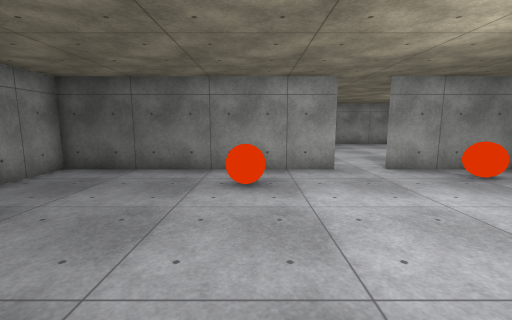
view 1 (above)

17 first-person views from a walk through a scene from a Unity 3-D project. The camera is 1.5 m above the floor, tilts 8° down and sees 90° across. The floor is counted in squares, 1 m on a side. Each view is taken from the middle of a square. On the plan, view 1 faces up. The plan holds only what a view shows up to about 13 squares ahead; the rest is blank. The player is left out. Surface patterns are stand-ins for the level's own textures.

view 2
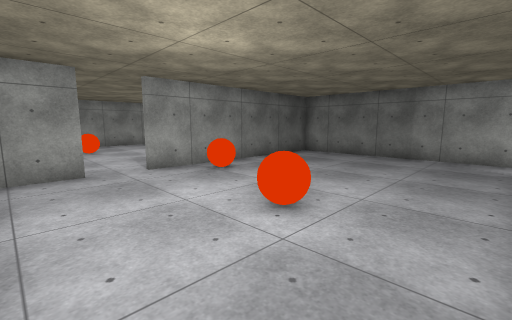

view 3
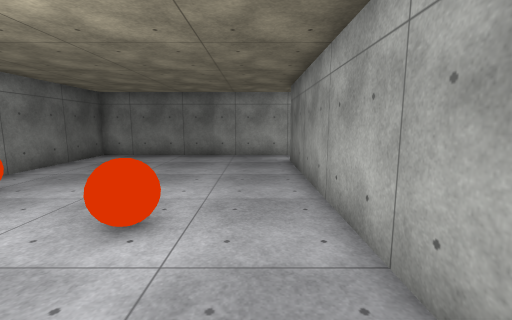

view 4
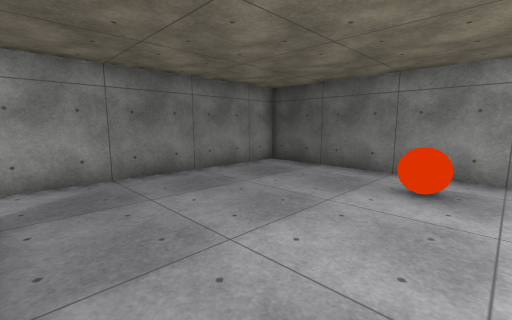

view 5
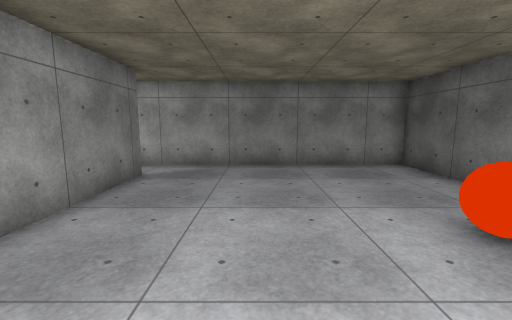

view 6
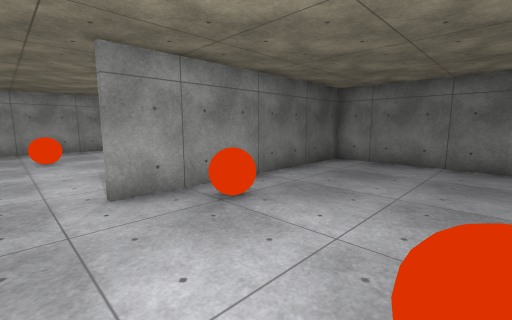

view 7
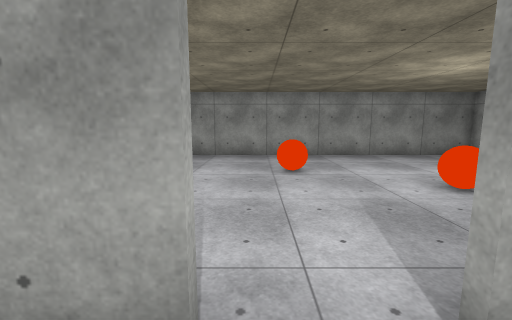

view 8
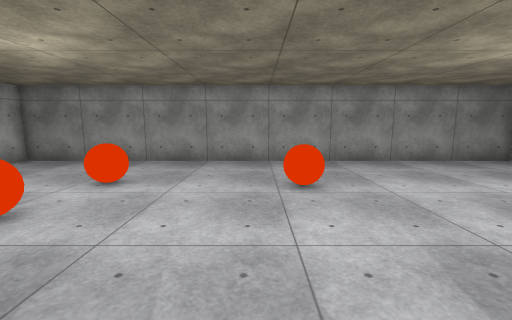

view 9
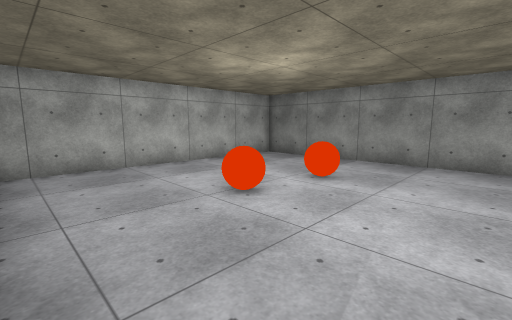

view 10
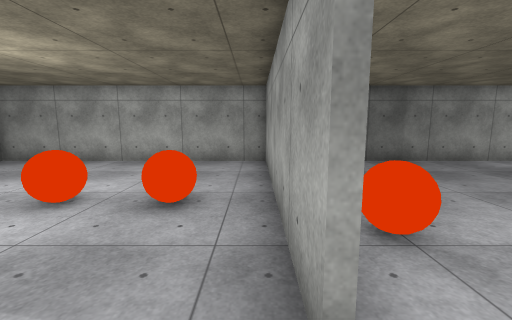

view 11
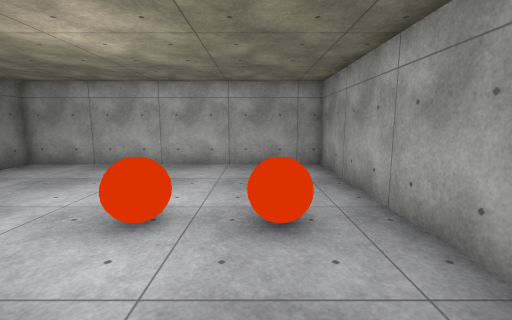

view 12
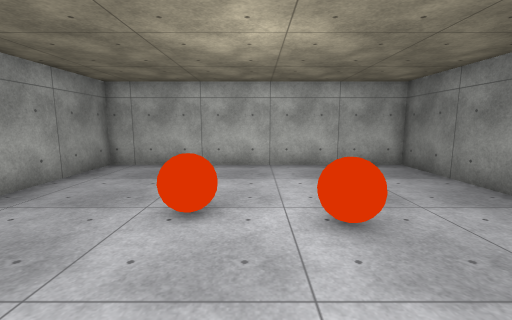

view 13
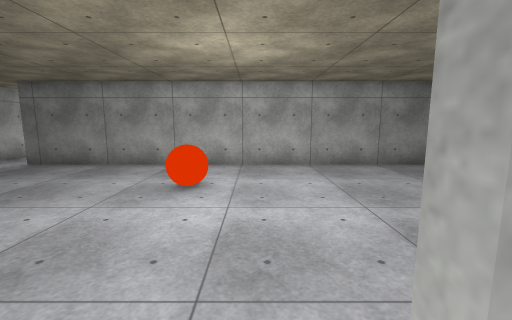

view 14
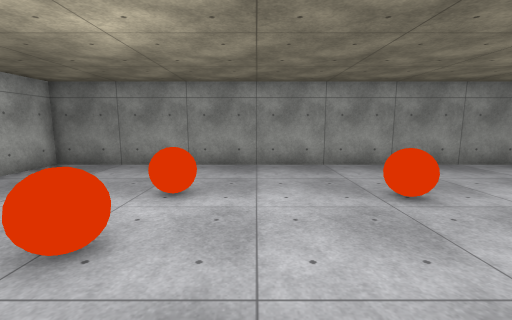

view 15
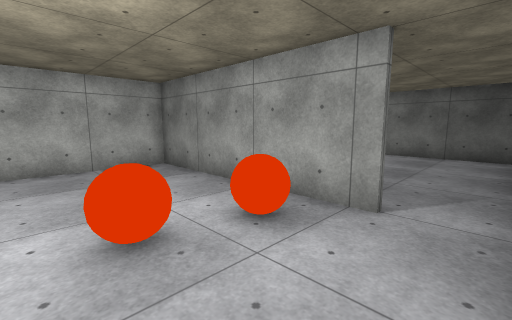

view 16
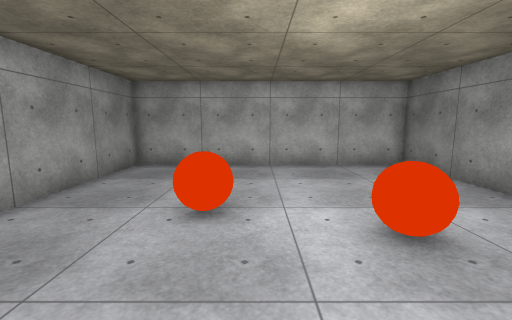

view 17
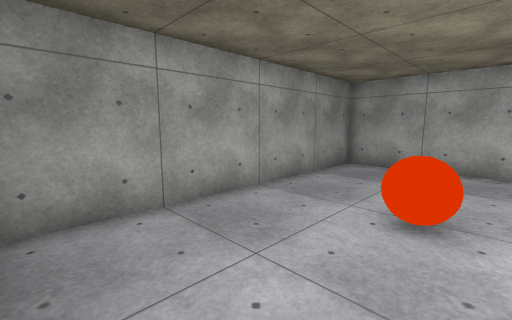

### Floor plan
Ten units are one square. View 1 is at (0, 0); x grows to the right and y downward. Boxes are objects, and circles mark ways between rooms. Rooms are numbered by the first view taken in them; rooms with no view inside come last. Other rooms are left out.
<svg viewBox="-70 -199 210 308">
<path fill="none" stroke="#000" d="M26 -84 -65 -84M-45 4 115 4M-64 -80 -64 12M134 15 134 -80M135 -84 44 -84M44 -86 135 -86M-65 -86 -22 -86M134 -80 134 -194 -64 -194 -64 -80M134 25 134 15M116 6 36 6 36 104 131 104"/>
<rect x="-5" y="-65" width="10" height="10" fill="#bbb"><title>other object</title></rect>
<rect x="45" y="-35" width="10" height="10" fill="#bbb"><title>other object</title></rect>
<rect x="55" y="-75" width="10" height="10" fill="#bbb"><title>other object</title></rect>
<rect x="-15" y="-135" width="10" height="10" fill="#bbb"><title>other object</title></rect>
<rect x="-15" y="-165" width="10" height="20" fill="#bbb"><title>other object</title></rect>
<rect x="35" y="-155" width="10" height="10" fill="#bbb"><title>other object</title></rect>
<rect x="75" y="-115" width="10" height="10" fill="#bbb"><title>other object</title></rect>
<rect x="75" y="-135" width="10" height="10" fill="#bbb"><title>other object</title></rect>
<rect x="85" y="65" width="10" height="10" fill="#bbb"><title>other object</title></rect>
<rect x="95" y="35" width="10" height="10" fill="#bbb"><title>other object</title></rect>
<rect x="95" y="15" width="10" height="10" fill="#bbb"><title>other object</title></rect>
<circle cx="35" cy="-80" r="3" fill="#2a7"/>
<circle cx="125" cy="10" r="3" fill="#2a7"/>
<text x="30" y="-30">1</text>
<text x="30" y="-140">2</text>
<text x="80" y="60">3</text>
</svg>
Room 1 opens to room 2. Room 1 opens to room 3.

Where each view was taken, in squares from view 1:
view 1: 0 up, 0 right, facing up
view 2: 0 up, 1 right, facing up-right
view 3: 1 up, 1 right, facing right
view 4: 0 up, 1 right, facing up-left
view 5: 3 up, 3 right, facing left
view 6: 3 up, 3 right, facing up-right
view 7: 7 up, 3 right, facing up
view 8: 9 up, 3 right, facing up
view 9: 9 up, 3 right, facing up-left
view 10: 9 up, 3 right, facing right
view 11: 11 up, 4 right, facing right
view 12: 14 up, 3 right, facing left
view 13: 9 up, 3 right, facing down
view 14: 10 up, 1 right, facing up
view 15: 5 down, 13 right, facing up-left
view 16: 6 down, 13 right, facing left
view 17: 6 down, 13 right, facing down-left
